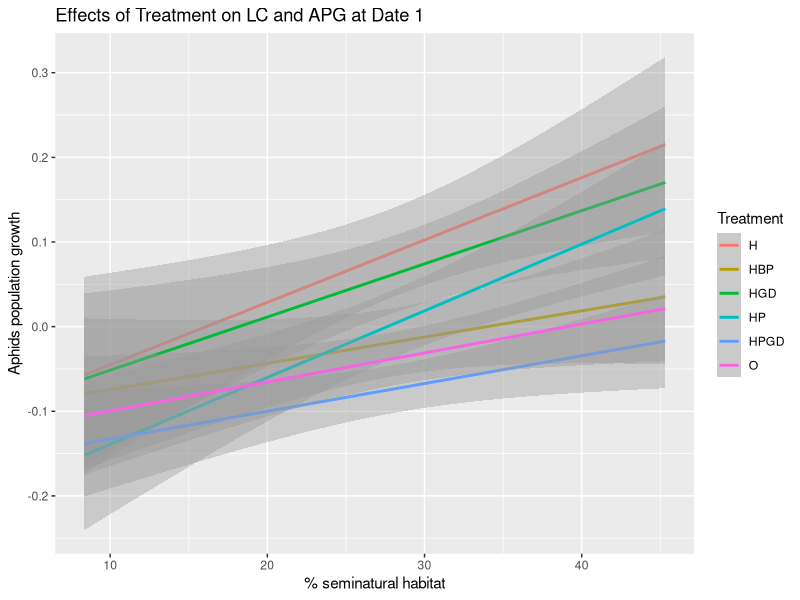

Reproduce this figure in R. (Note: this script raises an error after producing the figure.)
#Date1_population growth and seminatural habitat
#import data file
library(readr)
Data1 <- read.table("Project data.csv", header = TRUE, dec = ",", sep = ";")

###dataframe for sampling date1 
DATE1 <- Data1[Data1$Date == "1", ]
DATE1_700 <- subset(DATE1, DATE1$BUFF_DIST == "700")

###############line graph################
#calculate the aphids population growth at date1
logNaphids_D1_line <- log(DATE1_700$aphid_live + 1) - log(DATE1_700$aphidsinoculated_init + 1) 
APG_D1_line <- logNaphids_D1_line/10

#dataframe for seminatural habitat and aphids population growth at date1 
DATE1APG_line <- data.frame(DATE1_700,APG_D1_line)

#barplot for % Seminatural habitat and APhid population growth
library(ggplot2)
Line_APGD1 <- ggplot(DATE1APG_line, aes(x = Pt.seminatural, y = APG_D1_line, color = Treatment))
Line_APGD1 <- Line_APGD1 + labs(x = "% seminatural habitat", y = "Aphids population growth", title = "Effects of Treatment on LC and APG at Date 1")
# for scatter plot: use geom_point()
Line_APGD1 <- Line_APGD1 + geom_smooth(method = "lm")
Line_APGD1 <- ine_LAPGD1 + xlim(5,45) + ylim(-0.2 , 0.2)
print(Line_APGD1)

###############Bar graph################
#calculate the aphids population growth at date1
logNaphids_D1_bar <- log(DATE1$aphid_live + 1) - log(DATE1$aphidsinoculated_init + 1) 
APG_D1_bar <- logNaphids_D1/10

#dataframe for seminatural habitat and aphids population growth at date1 
DATE1APG_bar <- data.frame(DATE1,APG_D1_bar)

#plot
Bar_APGD1 <- ggplot(DATE1APG_bar, aes(x = Treatment, y = APG_D1_bar, fill = Treatment))
Bar_APGD1 <- Bar_APGD1 + geom_bar(stat = "identity")
Bar_APGD1 <- Bar_APGD1 + labs(x = "Enemy exclution treatment", y = "APhids population growth", title = "Effects of Treatment on APG at Date 1")
Bar_APGD1 <- Bar_APGD1 + geom_hline(yintercept = 0, colour = "grey") 
#Bar_APGD1 <- Bar_APGD1 + ylim(-0.1 , 0.15)
plot(Bar_APGD1)

#add error bar
# DATE1APG_SE <- sd(DATE1APG$APG_D1)/ sqrt (length(DATE1APG$APG_D1))
# Bar_APGD1 <- Bar_APGD1 + geom_errorbar(aes(ymin = APG_D1 - DATE1APG_SE, ymax = APG_D1 + DATE1APG_SE))
